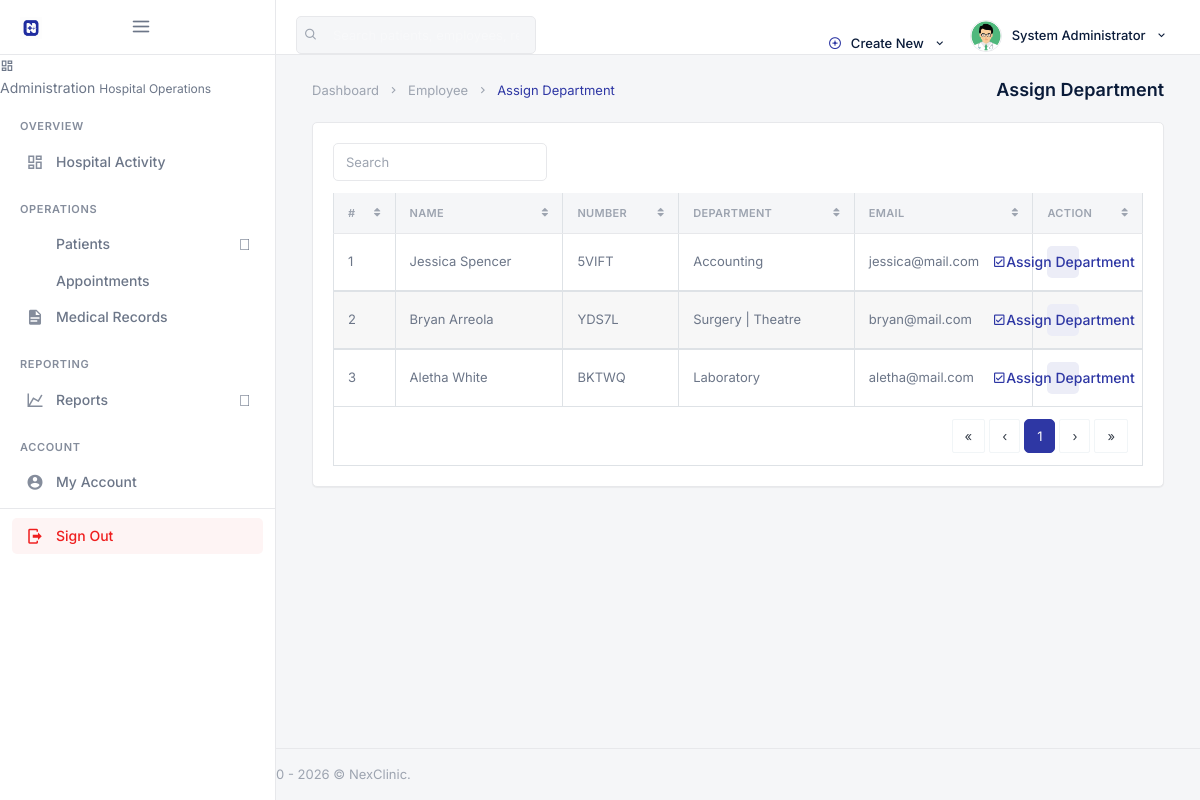
The page /backend/admin/hr/his_admin_assaign_dept.php (signed in) on the database its author committed.
### tables this page shows
CREATE TABLE `his_admin` (
  `ad_id` int(20) NOT NULL,
  `ad_fname` varchar(200) DEFAULT NULL,
  `ad_lname` varchar(200) DEFAULT NULL,
  `ad_email` varchar(200) DEFAULT NULL,
  `ad_pwd` varchar(200) DEFAULT NULL,
  `ad_dpic` varchar(200) DEFAULT NULL
);

CREATE TABLE `his_docs` (
  `doc_id` int(20) NOT NULL,
  `doc_fname` varchar(200) DEFAULT NULL,
  `doc_lname` varchar(200) DEFAULT NULL,
  `doc_email` varchar(200) DEFAULT NULL,
  `doc_pwd` varchar(200) DEFAULT NULL,
  `doc_dept` varchar(200) DEFAULT NULL,
  `doc_number` varchar(200) DEFAULT NULL,
  `doc_dpic` varchar(200) DEFAULT NULL
);

### backend/assets/inc/nex_paths.php (called while the page is built, shortened)
<?php
function nex_admin_base() {
    return isset($GLOBALS['nex_admin_base']) ? (string) $GLOBALS['nex_admin_base'] : '';
}
function nex_admin_url($path) {
    $path = ltrim((string) $path, '/');
    return nex_admin_base() . $path;
}

### backend/security.php (called while the page is built, shortened)
<?php
function escape_output($string) {
    return htmlspecialchars((string) $string, ENT_QUOTES, 'UTF-8');
}

### backend/admin/hr/his_admin_assaign_dept.php (the view, shortened to what this page needs)
<?php
require __DIR__ . '/../_init.php';
?>
<!DOCTYPE html>
<html lang="en">
<?php include __DIR__ . '/../assets/inc/head.php';?>
    <body>
        <div id="wrapper">
                <?php include __DIR__ . '/../assets/inc/nav.php';?>
                <?php include __DIR__ . '/../assets/inc/sidebar.php';?>
            <div class="content-page">
                <div class="content">
                    <div class="container-fluid">
                        <div class="row">
                            <div class="col-12">
                                <div class="page-title-box">
                                    <div class="page-title-right">
                                        <ol class="breadcrumb m-0">
                                            <li class="breadcrumb-item"><a href="javascript: void(0);">Dashboard</a></li>
                                            <li class="breadcrumb-item"><a href="javascript: void(0);">Employee</a></li>
                                            <li class="breadcrumb-item active">Assign Department</li>
                                        </ol>
                                    </div>
                                    <h4 class="page-title">Assign Department</h4>
                                </div>
                            </div>
                        </div>
                        <div class="row">
                            <div class="col-12">
                                <div class="card-box">
                                    <div class="mb-2">
                                        <div class="row">
                                            <div class="col-12 text-sm-center form-inline" >
                                                <div class="form-group">
                                                    <input id="demo-foo-search" type="text" placeholder="Search" class="form-control form-control-sm" autocomplete="on">
                                                </div>
                                            </div>
                                        </div>
                                    </div>
                                    <div class="table-responsive">
                                        <table id="demo-foo-filtering" class="table table-bordered toggle-circle mb-0" data-page-size="7">
                                            <thead>
                                            <tr>
                                                <th>#</th>
                                                <th data-toggle="true">Name</th>
                                                <th data-hide="phone">Number</th>
                                                <th data-hide="phone">Department</th>
                                                <th data-hide="phone">Email</th>
                                                <th data-hide="phone">Action</th>
                                            </tr>
                                            </thead>
                                            <?php
                                                $ret="SELECT * FROM  his_docs  ORDER BY RAND() ";
                                                $stmt= $mysqli->prepare($ret) ;
                                                $stmt->execute() ;
                                                $res=$stmt->get_result();
                                                $cnt=1;
                                                while($row=$res->fetch_object())
                                                {
                                            ?>
                                                <tbody>
                                                <tr>
                                                    <td><?php echo $cnt;?></td>
                                                    <td><?php echo escape_output($row->doc_fname);?> <?php echo escape_output($row->doc_lname);?></td>
                                                    <td><?php echo escape_output($row->doc_number);?></td>
                                                    <td><?php echo escape_output($row->doc_dept);?></td>
                                                    <td><?php echo escape_output($row->doc_email);?></td>
                                                    <td>
                                                        <a href="his_admin_assaign_single_employee.php?doc_number=<?php echo escape_output($row->doc_number);?>" class="badge badge-primary"><i class="mdi mdi-check-box-outline "></i> Assign Department</a>
                                                    </td>
                                                </tr>
                                                </tbody>
                                            <?php  $cnt = $cnt +1 ; }?>
                                            <tfoot>
                                            <tr class="active">
                                                <td colspan="8">
                                                    <div class="text-right">
                                                        <ul class="pagination pagination-rounded justify-content-end footable-pagination m-t-10 mb-0"></ul>
                                                    </div>
                                                </td>
                                            </tr>
                                            </tfoot>
                                        </table>
                                    </div>
                                </div>
                            </div>
                        </div>
                    </div>
                </div>
                 <?php include __DIR__ . '/../assets/inc/footer.php';?>
            </div>
        </div>
    </body>
</html>

### backend/admin/assets/inc/nav.php (shortened to what this page needs)
<?php
    $aid=$_SESSION['ad_id'];
    $ret="select * from his_admin where ad_id=?";
    $stmt= $mysqli->prepare($ret);
    $stmt->bind_param('i',$aid);
    $stmt->execute();
    $res=$stmt->get_result();
    while($row=$res->fetch_object())
    {
?>
    <div class="navbar-custom">
        <ul class="list-unstyled topnav-menu topnav-menu-left m-0">
            <li class="d-none d-lg-block">
                <form class="app-search" autocomplete="off">
                    <div class="app-search-box">
                        <button class="btn" type="button"><i class="fe-search"></i></button>
                        <input type="text" class="form-control" placeholder="Search patients, employees, records…">
                    </div>
                </form>
            </li>
        </ul>
        <div class="logo-box bg-black">
            <a href="<?php echo escape_output(nex_admin_url('his_admin_dashboard.php')); ?>" class="logo text-center">
                <span class="logo-lg">
                    <img src="<?php echo escape_output(nex_admin_url('assets/images/logo-dark.png')); ?>" alt="NexClinic" height="22">
                    <span class="ml-1 text-white font-weight-bold" style="font-size:14px;letter-spacing:-0.02em;">NexClinic</span>
                </span>
            </a>
            <button class="button-menu-mobile">
                <i class="fe-menu"></i>
            </button>
        </div>
        <ul class="list-unstyled topnav-menu float-right mb-0">
            <li class="dropdown notification-list d-none d-lg-block">
                <a class="nav-link dropdown-toggle waves-effect waves-light" data-toggle="dropdown" href="#" role="button" aria-haspopup="false" aria-expanded="false">
                    <i class="fe-plus-circle mr-1" style="color: var(--hms-primary);"></i>
                    Create New
                    <i class="mdi mdi-chevron-down ml-1"></i>
                </a>
            </li>
            <li class="dropdown notification-list">
                <a class="nav-link dropdown-toggle nav-user mr-0 waves-effect waves-light" data-toggle="dropdown" href="#" role="button" aria-haspopup="false" aria-expanded="false">
                    <img src="<?php echo escape_output(nex_admin_url('assets/images/users/' . $row->ad_dpic)); ?>" alt="User" class="rounded-circle">
                    <span class="pro-user-name ml-1 d-none d-lg-inline">
                        <?php echo escape_output($row->ad_fname); ?> <?php echo escape_output($row->ad_lname); ?>
                        <i class="mdi mdi-chevron-down ml-1"></i>
                    </span>
                </a>
            </li>
        </ul>
    </div>
<?php }?>

### rows shown on the page
his_admin: ad_dpic (picture), ad_fname "System", ad_lname "Administrator"
his_docs: doc_fname "Jessica", doc_lname "Spencer", doc_number "5VIFT", doc_dept "Accounting", doc_email "jessica@mail.com"
his_docs: doc_fname "Bryan", doc_lname "Arreola", doc_number "YDS7L", doc_dept "Surgery | Theatre", doc_email "bryan@mail.com"
his_docs: doc_fname "Aletha", doc_lname "White", doc_number "BKTWQ", doc_dept "Laboratory", doc_email "aletha@mail.com"

### other values the page prints
escape_output($nex_ws_meta['label']) "Administration"
escape_output($nex_ws_meta['tagline']) "Hospital Operations"
escape_output($section['title']) "OVERVIEW"
escape_output($item['label']) "Hospital Activity"
escape_output($section['title']) "OPERATIONS"
escape_output($item['label']) "Patients"
escape_output($item['label']) "Appointments"
escape_output($item['label']) "Medical Records"
escape_output($section['title']) "REPORTING"
escape_output($item['label']) "Reports"
escape_output($section['title']) "ACCOUNT"
escape_output($item['label']) "My Account"
